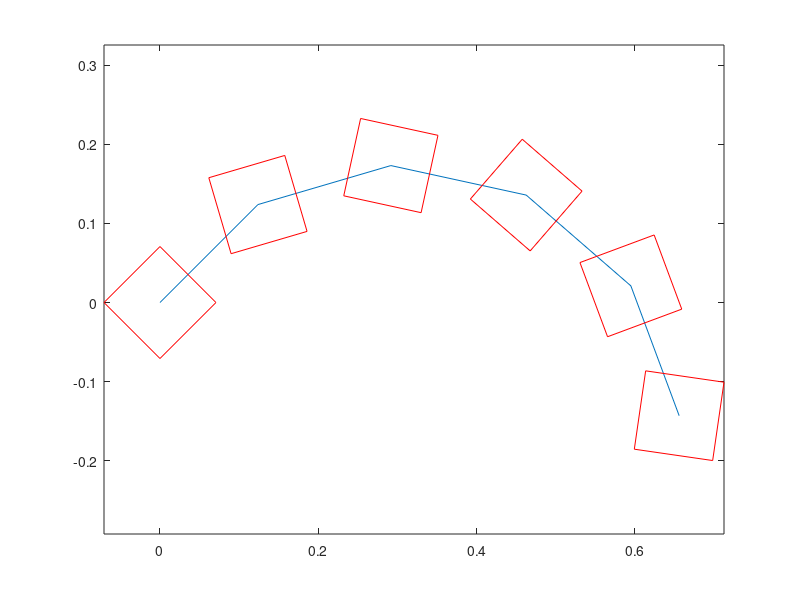

Source code (MATLAB):
function main

global L

close all;
clear all;
clc;

x_init = 0; %[m]
y_init = 0; %[m]
T_init = pi/4; % rads

% x_target = 5; %[m]
% y_target = 5; %[m]

w_r = 1.5; %[rads/s]
w_l = 2; %[rads/s]
r = 0.05; % wheel radius [m]
L = 0.1; % distance btwn wheels [m]

% x_vel_R = r * (w_r + w_l) / 2; %[m/s]
% y_vel_R = 0; %[m/s]
% T_vel_R = r * (w_r - w_l) / L; %[m/s]

vel_R = [r * (w_r + w_l) / 2; 
         0; 
         r * (w_r - w_l) / L]; 

% target_reached = 0;
duration = 10.0;
timestep = 2; %[s]
samples = (duration / timestep) + 1;
sample_no = 1;
timestamps(sample_no) = 0;
tol = 0.1; %[m]

x_robot(sample_no) = x_init;
y_robot(sample_no) = y_init;
T_robot(sample_no) = T_init;

% R = [cos(T_robot(sample_no)) -sin(T_robot(sample_no)) 0;
%      sin(T_robot(sample_no)) cos(T_robot(sample_no))  0;
%         0           0           1]

while sample_no < samples
    %increase timestep  
    
    R = [cos(T_robot(sample_no)) -sin(T_robot(sample_no)) 0;
         sin(T_robot(sample_no)) cos(T_robot(sample_no))  0;
         0           0           1]
    
    vel_I = R * vel_R    
    
    sample_no =  sample_no + 1;

    %calcualte new postition
    x_robot(sample_no) = x_robot(sample_no - 1) + vel_I(1) * timestep;
    y_robot(sample_no) = y_robot(sample_no - 1) + vel_I(2) * timestep;
    T_robot(sample_no) = T_robot(sample_no - 1) + vel_I(3) * timestep;
    %store timestep
    timestamps(sample_no) = timestamps(sample_no - 1) + timestep; 
    
%     %check if target is reached
%     if ((abs(x_robot(sample_no) - x_target) < tol) || (abs(y_robot(sample_no) - y_target) < tol))
%         target_reached = 1;
%     end

    %insert animation here
    %...
end

figure
plot(x_robot, y_robot);
hold on

for i= 1:samples
    DrawRectangle([x_robot(i),y_robot(i),L,L,T_robot(i)],'r-');
end

x_robot
y_robot
T_robot
%plot(x_robot, timestamps);
% figure 
% %plot(y_robot, timestamps);

function h = DrawRectangle(param,style)
%--------------------------------------------------------------------------
% H = DRAWRECTANGLE(PARAM,STYLE)
% This function draws a rectangle with the given parameters:
% - inputs:
%          param................... 1x5 array
%          - param = [a, b, w, h, theta]
%          - (a,b): the center of the rectangle
%          - (w,h): width and height of the rectangle > 0
%          - theta: the rotation angle of the rectangle
%          style................... string
%          - plot style string
% - output:
%          h....................... plot handler
%
%   Usage Examples,
%
%   DrawRectangle([0 0 1 1 0]); 
%   DrawRectangle([-1,2,3,5,3.1415/6],'r-');
%   h = DrawRectangle([0,1,2,4,3.1415/3],'--');
%--------------------------------------------------------------------------
if (nargin <1),
    error('Please see help for INPUT DATA.');
elseif (nargin==1)
    style='b-';
end;
[m,n] = size(param);
if(m ~= 1 || n ~= 5)
    error('param should be an 1x5 array.');
end
if(param(3) <=0 || param(4) <=0)
    error('width and height must be positive values.');
end
a = param(1);
b = param(2);
w = param(3);
h = param(4);
theta = param(5);
X = [-w/2 w/2 w/2 -w/2 -w/2];
Y = [h/2 h/2 -h/2 -h/2 h/2];
P = [X;Y];
ct = cos(theta);
st = sin(theta);
R = [ct -st;st ct];
P = R * P;
h=plot(P(1,:)+a,P(2,:)+b,style);
axis equal;

